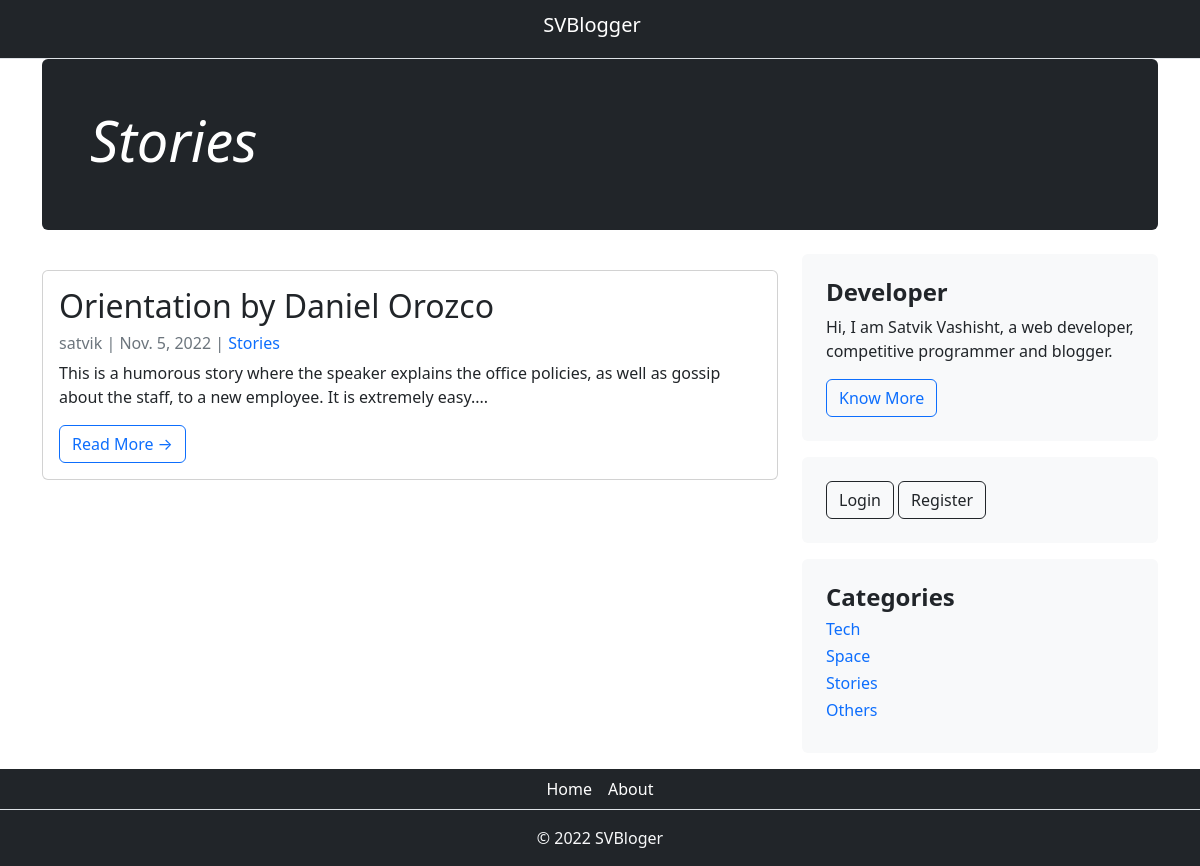
/category/Stories, run on the app's committed database.
### home/models.py (models this page shows, shortened)
class Post(models.Model):
    title = models.CharField(max_length=100)
    author = models.ForeignKey(User, on_delete=models.CASCADE)
    body = models.TextField()
    created_on = models.DateField(auto_now_add=True)
    category = models.CharField(max_length=100, default='others')
    likes = models.ManyToManyField(User, related_name='blog_post')

class Category(models.Model):
    name = models.CharField(max_length=100)
    def __str__(self):
        return self.name

### home/views.py (the view)
# urls.py: path('category/<str:cats>',CategoryView,name="category"),
def CategoryView(request, cats):
    category_post = Post.objects.filter(category=cats).order_by('-created_on')
    cat_menu = Category.objects.all()
    return render(request, 'categories.html', {'cats':cats, 'category_post':category_post, 'cat_menu':cat_menu})

### home/templates/categories.html (shortened to what this page needs)
{% extends "base.html" %}
{% block content %}
{% if category_post %}
<div class="container">
    <div class="p-4 p-md-5 mb-4 text-bg-dark rounded">
      <div class="col-md-6 px-0">
        <h1 class="display-4 fst-italic">{{ cats }}</h1>
      </div>
    </div>
</div>
<div class="container">
  <div class="row">
      <div class="col-md-8 mt-3 left">
          {% for post in category_post %}
          <div class="card mb-4">
              <div class="card-body">
                  <h2 class="card-title">{{ post.title }}</h2>
                  <p class="card-text text-muted h6">{{ post.author }} |  {{ post.created_on }} | <a href="{% url 'category' post.category %}" style="text-decoration: none;">{{ post.category }}</a></p>
                  <p class="card-text">{{ post.body | slice:":150" | safe }}....</p>
                  <a href="{% url 'post' post.pk  %}" class="btn btn-outline-primary">Read More &rarr;</a>
              </div>
          </div>
          {% endfor %}
      </div>
      {% block sidebar %} {% include 'sidebar.html' %} {% endblock sidebar %}
  </div>
</div>
{% endif %}
{%endblock%}

### home/templates/sidebar.html
{% block sidebar %}
<div class="col-md-4">
    <div class="position-sticky" style="top: 2rem;">
        <div class="p-4 mb-3 bg-light rounded">
          <h4 class=""><strong>Developer</strong></h4>
          <p class=" mb-0">Hi, I am Satvik Vashisht, a web developer, competitive programmer and blogger.</p>
          <a href="https://morning-coast-06742.herokuapp.com/" class="btn btn-outline-primary mt-3">Know More</a>
        </div>
        <div class="p-4 mb-3 bg-light rounded">
          {% if user.is_authenticated %}
          <h4 class="title"><strong>{{ user.username }}</strong></h4>
          <a href="{% url 'addpost' %}"><button type="button" class="btn btn-outline-dark text-center">Add Post</button></a>
          <a href="{% url 'logout' %}"><button type="button" class="btn btn-outline-dark text-center">Logout</button></a>
          {% else %}
          <a href="{% url 'login' %}"><button type="button" class="btn btn-outline-dark text-center">Login</button></a>
          <a href="{% url 'register' %}"><button type="button" class="btn btn-outline-dark text-center">Register</button></a>
          {% endif %}
        </div>
        <div class="p-4 mb-3 bg-light rounded">
          <h4 class=""><strong>Categories</strong></h4>
            {% for item in cat_menu %}
            <h6 class=""><a href="{% url 'category' item %}" style="text-decoration: none;">{{ item }}</a></h6>
            {% endfor %}
        </div>
    </div>
</div>
{% endblock sidebar %}

### home/templates/base.html (style rules this page uses)
html, body { height: 100%; width: 100%; margin: 0; display: table; }

### data on the page
Post: title "Orientation by Daniel Orozco", author "satvik", created_on "Nov. 5, 2022", category "Stories", body "This is a humorous story where the speaker explains the office policies, as well as gossip about the staff, to a new employee. It is extremely easy"
Category: name "Tech"
Category: name "Space"
Category: name "Stories"
Category: name "Others"

### other printed values
{{ cats }} "Stories"
